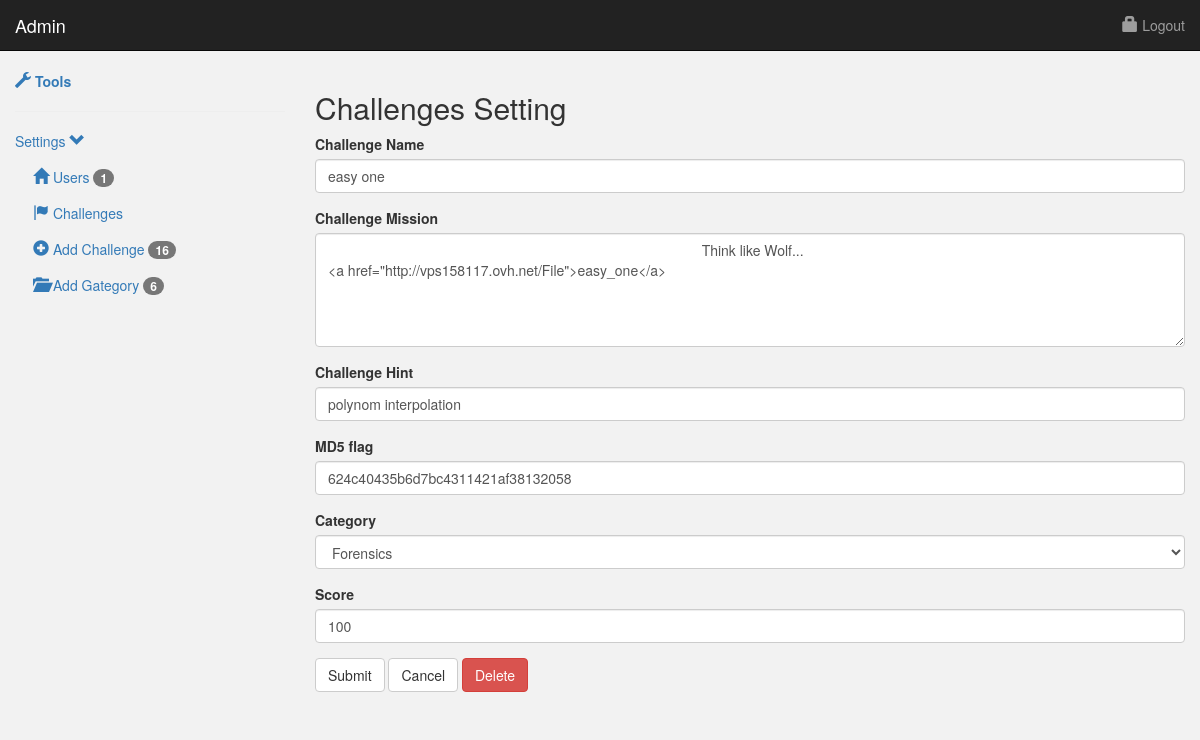
The app's page /admin_panel/edit_challenge.php?id=32 (signed in) with its own data.
### tables this page shows
CREATE TABLE IF NOT EXISTS `challenges` (
`id` int(100) NOT NULL,
  `surname` varchar(50) NOT NULL,
  `score` int(11) NOT NULL,
  `flag` varchar(50) NOT NULL,
  `categ` varchar(100) NOT NULL,
  `miss` text NOT NULL,
  `hint` varchar(300) NOT NULL,
  `etat` int(100) NOT NULL
);

### admin_panel/libraries/Database.php (called while the page is built, shortened)
<?php
class Database{
	public $host = DB_HOST;
	public $username = DB_USER;
	public $password = DB_PASS;
	public $db_name = DB_NAME;
	public $link;
	private function connect(){
		$this->link = new mysqli($this->host, $this->username, $this->password, $this->db_name);
	}
	public function select($query){
		$result = $this->link->query($query) or die($this->link->error.__LINE__);
		if($result->num_rows > 0){
			return $result;
		} else {
			return false;
		}
	}
}

### admin_panel/edit_challenge.php (the view, shortened to what this page needs)
<?php include 'includes/header.php'; ?>
<?php
if(isset($_GET['id'])){
	$id = $_GET['id'];
	$id = strip_tags($id);
    $id = mysql_real_escape_string($id);
    $id = htmlspecialchars($id);
	$db = new Database();
	$query = "SELECT * FROM challenges WHERE id = ".$id;
	$post = $db->select($query);
	if($post) {
		$post = $db->select($query)->fetch_assoc();
		$query = "SELECT * FROM categories";
		$categories = $db->select($query);
	}
	else {
		$post =false;
		$categories = false;
	}
}
?>
<form role="form" method="post" action="edit_challenge.php?id=<?php echo $id; ?>">
	<div class="form-group">
		<label>Challenge Name</label>
		<input name="name" type="text" class="form-control" placeholder="Enter Name" value="<?php echo $post['surname']; ?>">
	</div>
	<div class="form-group">
		<label>Challenge Mission</label>
		<textarea name="mission" type="text" class="form-control" rows="5" placeholder="Enter Mission">
			<?php echo $post['miss']; ?>
		</textarea>
	</div>
	<div class="form-group">
		<label>Challenge Hint</label>
		<input name="hint" type="text" class="form-control" placeholder="Enter Hint" value="<?php echo $post['hint']; ?>">
	</div>
		<div class="form-group">
		<label>MD5 flag</label>
		<input name="flag" type="text" class="form-control" placeholder="Enter flag" value="<?php echo $post['flag']; ?>">
	</div>
	<div class="form-group">
		<label>Category</label>
		<select name="category" class="form-control">
			<?php while($row = $categories->fetch_assoc()) : ?>
			<?php if($row['name'] == $post['categ']) {
				$selected = 'selected';
			} else {
				$selected = '';
			}?>
			<option value="<?php echo $row['name']; ?>" <?php echo $selected; ?>><?php echo $row['name']?></option>
			<?php endwhile; ?>
		</select>
	</div>
	<div class="form-group">
		<label>Score</label>
		<input name="score" type="text" class="form-control" placeholder="Enter Score" value="<?php echo $post['score']; ?>">
	</div>
	<div>
	<input name="submit" type="submit" class="btn btn-default" value="Submit" />
	<a href="index.php" class="btn btn-default">Cancel</a>
	<input name="delete" type="submit" class="btn btn-danger" value="Delete" />
	</div>
	<br>
</form>
<?php include 'includes/footer.php'; ?>

### records on screen
challenges: name "easy one", mission "Think like Wolf... <a href=\"http://vps158117.ovh.net/File\">easy_one</a>", hint "polynom interpolation", flag "624c40435b6d7bc4311421af38132058", score "100"

### other values on screen
$number_users "1"
$number_challenges "16"
$number_categories "6"
form field category "Forensics"
